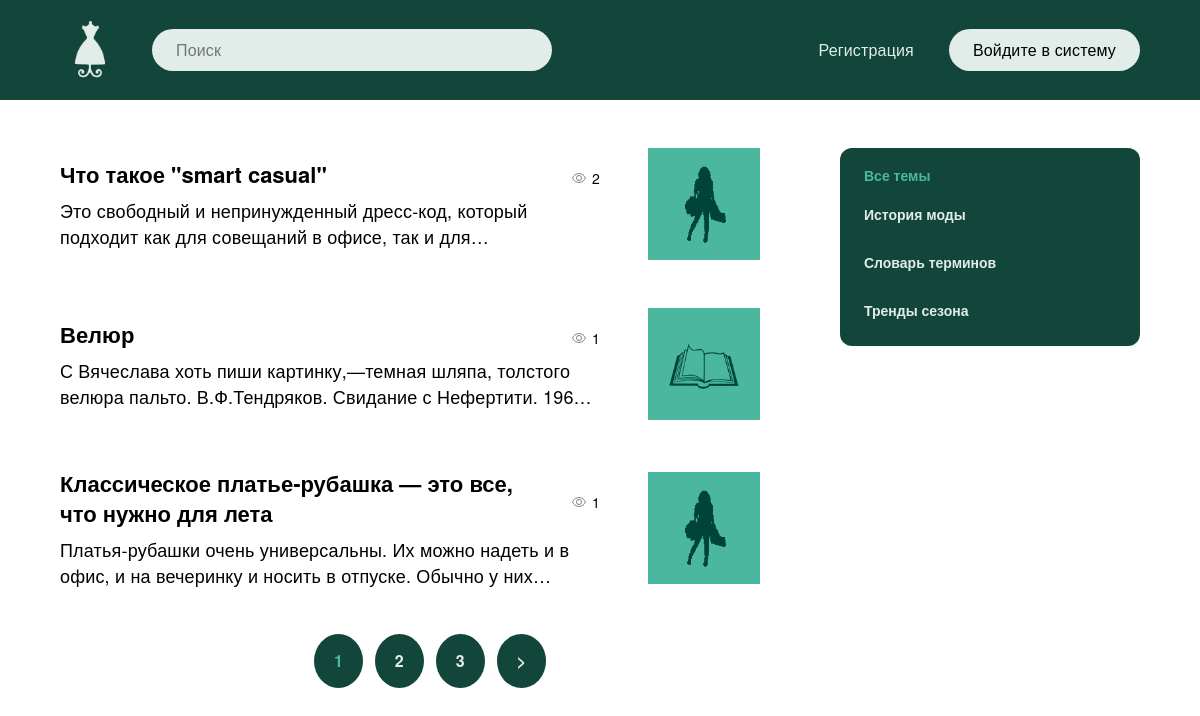
Before: / with the older database file.
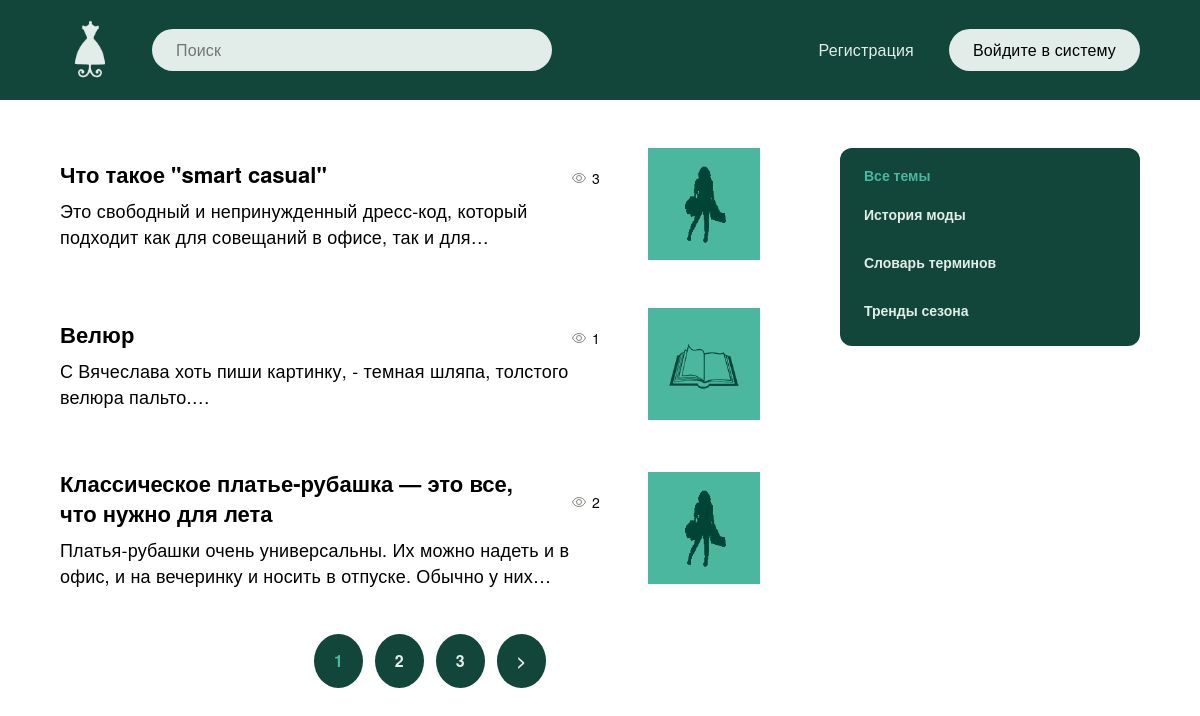
After: the same page with the newer database file.
### blog/models.py (models this page shows, shortened)
class Blog(models.Model):
    title = models.CharField(max_length=255, verbose_name='Заглавие')
    slug = models.SlugField(max_length=255, unique=True, verbose_name='URL')
    content = models.TextField(blank=True, verbose_name='Контент')
    photo = models.ImageField(upload_to='photos/%Y/%m/%d/', blank=True, verbose_name='Лого темы')
    time_created = models.DateTimeField(auto_now_add=True, verbose_name='Дата публикации')
    time_update = models.DateTimeField(auto_now=True, verbose_name='Дата обновления')
    is_published = models.BooleanField(default=False, verbose_name='Опубликовано')
    topic = models.ForeignKey('Topic', on_delete=models.PROTECT, verbose_name='Тема')
    viewers = models.ManyToManyField(ViewCount, blank=True, verbose_name='Просмотры')
    search_vector = SearchVectorField(blank=True)
    def get_absolute_url(self):
        return reverse('post', kwargs={'post_slug': self.slug})
    class Meta:
        verbose_name = 'Пост'
        verbose_name_plural = 'Посты'
        ordering = ['-time_created']
        indexes = [GinIndex(fields=["search_vector"])]

class Topic(models.Model):
    name = models.CharField(max_length=200, verbose_name='Тема')
    slug = models.SlugField(max_length=200, unique=True, verbose_name='URL')
    def __str__(self):
        return self.name
    def get_absolute_url(self):
        return reverse('top', kwargs={'top_slug': self.slug})
    class Meta:
        verbose_name = 'Тема'
        verbose_name_plural = 'Темы'

### blog/views.py (the view)
# urls.py: path('', BlogHome.as_view(), name='index'),
class BlogHome(DataMixin, ListView):
    model = Blog
    template_name = 'blog/index.html'
    context_object_name = 'posts'
    def get_context_data(self, *, object_list=None, **kwargs):
        context = super().get_context_data(**kwargs)
        t_def = self.get_user_context(title='Главная страница')
        return dict(list(context.items()) + list(t_def.items()))
    def get_queryset(self):
        return Blog.objects.filter(is_published=True).select_related('topic')

### blog/utils.py (called while the page is built)
    def get_user_context(self, **kwargs):
        context = kwargs
        topics = Topic.objects.annotate(Count('blog'))
        context['topics'] = topics
        if 'topic_selected' not in context:
            context['topic_selected'] = 0
        return context

### blog/templates/blog/index.html (shortened to what this page needs)
{% extends 'blog/base.html' %}
{% load static%}
{% block content %}
			<div class="main__content">
				<div class="articles">
					<ul class="articles__list">
						{% for p in posts %}
						<li>
							<div class="article">
								<div class="article__main">
									<div class="article__left">
										<div class="article__top">
											<a href="{{ p.get_absolute_url }}" class="article__title">
												{{ p.title }}
											</a>
											<div class="views">
												<span class="views__num">{{ p.viewers.count }}</span>
											</div>
										</div>
										<div class="article__text">
											<p>
												{{ p.content|safe }}
											</p>
										</div>
									</div>
									<div class="article__right">
										{% if p.photo %}
										<img
												src="{{ p.photo.url }}"
												width={112}
												height={112}
												alt="{{ p.topic }}"
										/>
										{% endif %}
									</div>
								</div>
							</div>
						</li>
						{% endfor %}
					</ul>
					{% if page_obj.has_other_pages %}
					<div>
						<ul  class="page__list">
							{% for p in paginator.page_range %}
							{% if page_obj.number == p %}
								<li class="page__num page__num__selected">{{ p }}</li>
							{% elif p >= page_obj.number|add:-2 and p <= page_obj.number|add:2 %}
								<li class="page__num">
									<a href="?page={{ p }}">{{ p }}</a>
								</li>
							{% endif %}
							{% endfor %}
							{% if page_obj.has_next %}
							<li class="page__num">
								<a href="?page={{ page_obj.next_page_number }}">&gt</a>
							</li>
							{% endif %}
						</ul>
					</div>
					{% endif %}
				</div>
			</div>
{% endblock %}

### blog/templates/blog/base.html (shortened to what this page needs)
<!doctype html>
{% load static %}
<html lang="ru">
  <head>
    <link rel="stylesheet" href="{% static 'css/style.css' %}">
  </head>
  <body>
    {% include 'blog/navbar.html' %}
    <main class="main">
	<div class="container">
		<div class="main__wrapper">
        {% block content %}
        {% endblock %}
        <div class="sidebar">
          <div class="categories">
                  <ul class="categories__list">
                    {% if topic_selected == 0 %}
                      <li class="selected__item">Все темы</li>
                    {% else %}
                      <li class="categories__item"><a href="{% url 'index' %}">Все темы</a></li>
                    {% endif %}
                    {% for t in topics %}
                        {% if t.blog__count > 0 %}
                            {% if t.pk == topic_selected %}
                                <li class="selected__item">{{ t.name }}</li>
                            {% else %}
                                <li class="categories__item"><a href="{{ t.get_absolute_url }}">{{ t.name }}</a></li>
                            {% endif %}
                      {% endif %}
                    {% endfor%}
                  </ul>
            </div>
            </div>
        </div>
	</div>
</main>
</body>
</html>

### blog/templates/blog/navbar.html
{% load static %}
<header class="header">
	  <div class="header__wrapper container">
		  <a href="/" class="header__logo">
			  <img
				  src="{% static 'images/logo.png' %}"
				  width={60}
				  height={60}
				  alt="Логотип"
			  />
		  </a>
		  <div class="header__middle">
				<form role="search" method="get" action="{% url 'search' %}">
			  <div class="header__search">
				  <label>
					  <input type="text" placeholder="Поиск" name="do" id="search">
				  </label>
			  </div>
			</form>
		  </div>
		  <div class="header__nav">
			  {% if request.user.is_authenticated %}
			  <div class="header__nav-item">
				  <button
					  type="button"
					  class="header__nav-btn"
				  >
					  {{ user.username }} | <a href="{% url 'logout' %}">Выйти</a>
				  </button>
			  </div>
			  {% else %}
			  <div class="header__nav-item">
				  <button
						  class="header__nav-btn"
						  type="button"
				  >
					  <a href="{% url 'register' %}">Регистрация</a>
				  </button>
			  </div>
			  {% endif %}
			  {% if request.user.is_authenticated %}
			  <div class="header__nav-item">
				  <a
					  class="button"
					  href="{% url 'add_page' %}"
				  >
					  Добавить статью
				  </a>
			  </div>
			  {% else %}
			  <div class="header__nav-item">
				  <a
					  class="button"
					  href="{% url 'login' %}"
				  >
					  Войдите в систему
				  </a>
			  </div>
			  {% endif %}
		  </div>
	  </div>
  </header>

Changed rows visible on the page:
computed for Blog "Что такое \"smart casual\"": viewers.count "2" → "3"
changed Blog "Велюр": content "С Вячеслава хоть пиши картинку,—темная шляпа, толстого велюра пальто. В.Ф.Тендряков. Свидание с Нефертити.…" → "С Вячеслава хоть пиши картинку, - темная шляпа, толстого велюра пальто."
changed Blog "Классическое платье-рубашка — это все, что нужно для лета": viewers.count "1" → "2"
